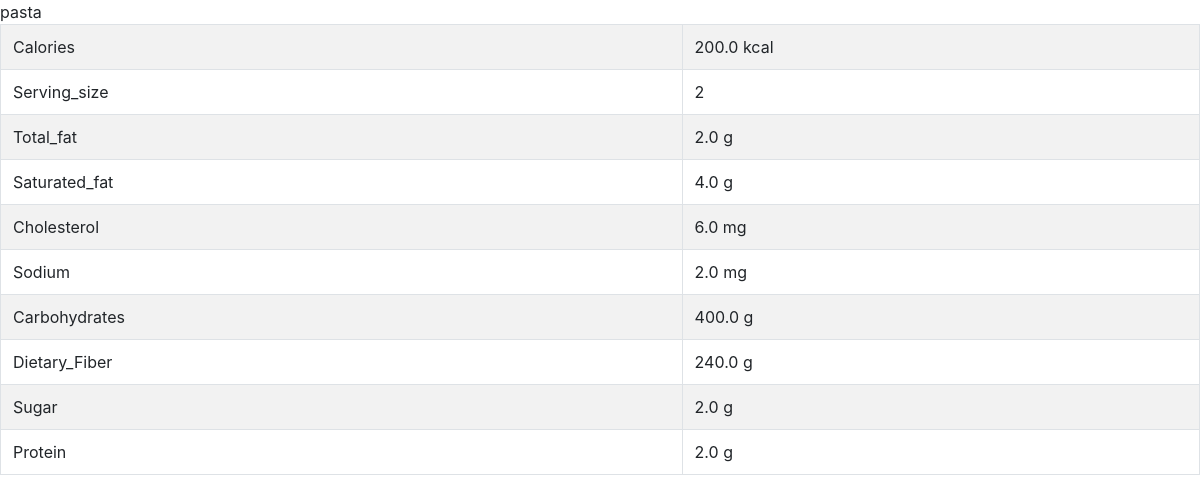
/view_meal/3, run on the app's committed database.
### food/models.py (models this page shows, shortened)
class Meal(models.Model):
    BREAKFAST = 1
    LUNCH = 3
    MORNING_SNACK = 2
    AFTERNOON_SNACK = 4
    DINNER = 5
    EVENING_SNACK = 6
    MEAL_TIME_TYPES = (
        (BREAKFAST, "Breakfast"),
        (MORNING_SNACK, "Morning Snack"),
        (LUNCH, "Lunch"),
        (AFTERNOON_SNACK, "Afternoon Snack"),
        (DINNER, "Dinner"),
        (EVENING_SNACK, "Evening Snack")
     )
    food = models.ForeignKey(Food, verbose_name="Food",on_delete = models.CASCADE)
    serving_size = models.IntegerField(verbose_name="Serving Size")
    meal_time = models.IntegerField(verbose_name="Meal Time", choices=MEAL_TIME_TYPES)
    def get_total_calories(self):
        return self.serving_size * self.food.calories
    def get_total_fat(self):
        return self.serving_size * self.food.total_fat
    def get_total_saturated_fat(self):
        return self.serving_size * self.food.saturated_fat
    def get_total_cholesterol(self):
        return self.serving_size * self.food.cholesterol
    def get_total_sodium(self):
        return self.serving_size * self.food.sodium
    def get_total_carbohydrates(self):
        return self.serving_size * self.food.total_carbohydrate
    def get_total_dietary_fiber(self):
        return self.serving_size * self.food.dietary_fibre
    def get_total_sugar(self):
        return self.serving_size * self.food.sugar
    def get_total_protein(self):
        return self.serving_size * self.food.protein

class Food(models.Model):
    name = models.CharField(verbose_name="Food Name", max_length=200)
    calories = models.FloatField(verbose_name="Calories (kcal)")
    total_fat = models.FloatField(verbose_name="Total Fat (g)")
    saturated_fat = models.FloatField(verbose_name="Saturated Fat (g)")
    cholesterol = models.FloatField(verbose_name="Cholesterol (mg)")
    sodium = models.FloatField(verbose_name="Sodium (mg)")
    total_carbohydrate = models.FloatField(verbose_name="Total Carbohydrate (g)")
    dietary_fibre = models.FloatField(verbose_name="Dietary Fibre (g)")
    sugar = models.FloatField(verbose_name="Sugar (g)")
    protein = models.FloatField(verbose_name="Protein (g)")
    def __str__(self):
        return "%s" % self.name

### food/views.py (the view)
# urls.py: url(r'^view_meal/(?P<meal_id>\d+)$', view_meal, name='view-meal'),
def view_meal(request, meal_id):
	template = "view_meal.html"
	meal = Meal.objects.get(id=int(meal_id))
	context = {
		'meal':meal,
		}
	return render(request, template, context)

### templates/view_meal.html (shortened to what this page needs)
<html>
	<head>
		<link rel="stylesheet" href="https://stackpath.bootstrapcdn.com/bootstrap/4.1.1/css/bootstrap.min.css">
	</head>
					<td>{{ meal.food }}</td>
		<table class="table table-striped table-bordered">
			<tbody>
				<tr>
					<td>Calories</td>
					<td>{{ meal.get_total_calories }} kcal</td>
				</tr>
				<tr>
					<td>Serving_size</td>
					<td>{{ meal.serving_size }}</td>
				</tr>
				<tr>
					<td>Total_fat</td>
					<td>{{ meal.get_total_fat }} g</td>
				</tr>
				<tr>
					<td>Saturated_fat</td>
					<td>{{ meal.get_total_saturated_fat }} g</td>
				</tr>
				<tr>
					<td>Cholesterol</td>
					<td>{{ meal.get_total_cholesterol }} mg</td>
				</tr>
				<tr>
					<td>Sodium </td>
					<td>{{ meal.get_total_sodium }} mg</td>
				</tr>
				<tr>
					<td>Carbohydrates</td>
					<td>{{ meal.get_total_carbohydrates }} g</td>
				</tr>
				<tr>
					<td>Dietary_Fiber</td>
					<td>{{ meal.get_total_dietary_fiber }} g</td>
				</tr>
				<tr>
					<td>Sugar </td>
					<td>{{meal.get_total_sugar }} g</td>
				</tr>
				<tr>
					<td>Protein</td>
					<td>{{ meal.get_total_protein }} g</td>
				</tr>
			</tbody>
		</table>
	</body>
</html>

### data on the page
Meal: food "pasta", get_total_calories "200.0", serving_size "2", get_total_fat "2.0", get_total_saturated_fat "4.0", get_total_cholesterol "6.0", get_total_sodium "2.0", get_total_carbohydrates "400.0", get_total_dietary_fiber "240.0", get_total_sugar "2.0", get_total_protein "2.0"
